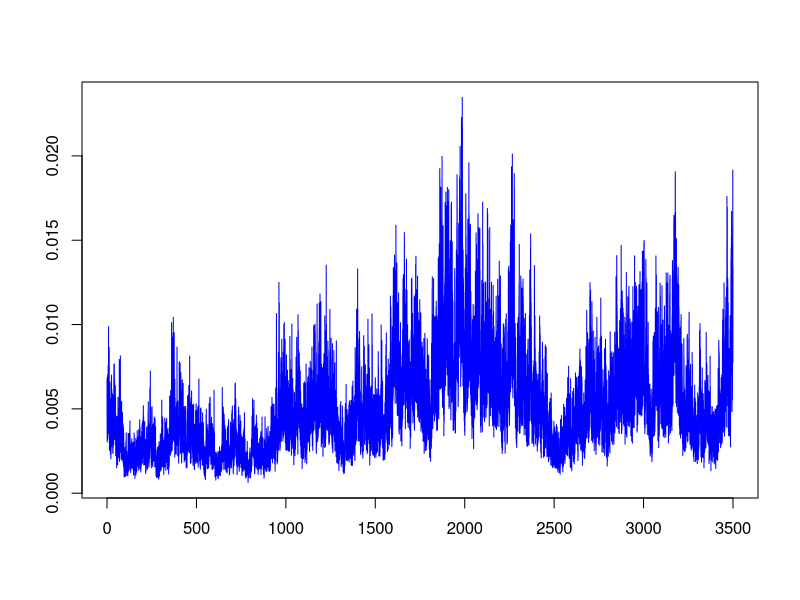
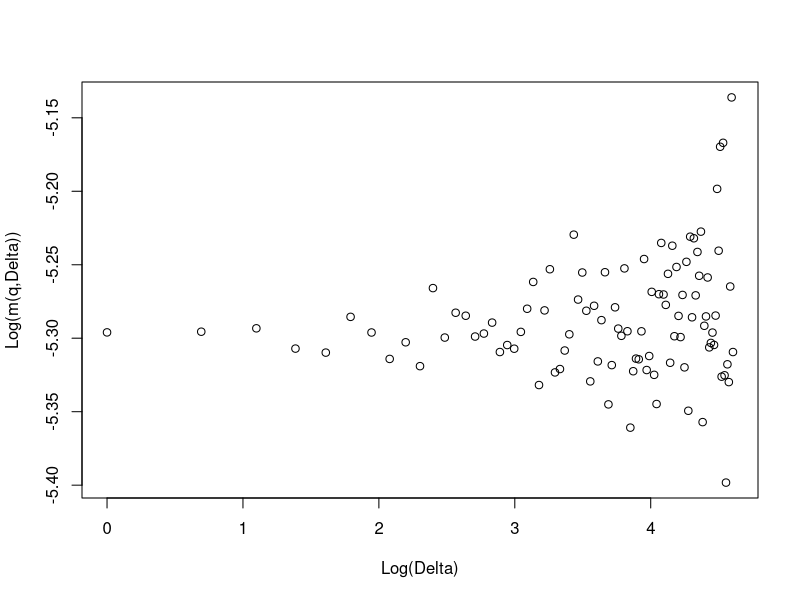

Generate these figures, in order, with R:
library(MASS)
library(tidyverse)

## Functions used throughout the document
set.seed(1)
simfbmonce <- function(n, H, T) {
  ph<- function(H, k) 1/2*(abs(k+1)^(2*H)+abs(k-1)^(2*H)-2*abs(k)^(2*H))  #autocovariance of fGn
  covmat <- matrix(data= NA, nrow =n, ncol = n)
  for (i in 1:n){
    for (j in 1:n){
      covmat[i,j]<- ph(H, abs(i-j))
    }
  }
  X <- mvrnorm(n = 1,mu = matrix(0, n, 1), Sigma = covmat)
  Y <- matrix(0,1,n)
  for (i in 2:n){
    Y[i] <- Y[i-1]+X[i]
  }
  Ychang <- Y*(T/n)^H
  return(Ychang)
} #Simulate fBm once (simtim=1)
a_plus <- function(j, lambda) {
  return(2 * pi * j + lambda)
}
a_minus <- function(j, lambda) {
  return(2 * pi * j - lambda)
}
B3_lambda_H <- function(lambda, H) {
  sum_result <- 0
  # First sum from j=1 to 3
  for (j in 1:3) {
    term1 <- (a_plus(j, lambda))^(-2 * H - 1)
    term2 <- (a_minus(j, lambda))^(-2 * H - 1)
    sum_result <- sum_result + term1 + term2
  }
  
  # Additional terms for j=3 and j=4
  term3_1 <- (a_plus(3, lambda))^(-2 * H)
  term3_2 <- (a_minus(3, lambda))^(-2 * H)
  term4_1 <- (a_plus(4, lambda))^(-2 * H)
  term4_2 <- (a_minus(4, lambda))^(-2 * H)
  
  additional_terms <- (term3_1 + term3_2 + term4_1 + term4_2) / (8 * H * pi)
  
  return(sum_result + additional_terms)
}
f_lambda <- function(lambda, H) {
  # Handle the singularity at lambda = 0
  if (lambda == 0) {
    return(Inf)  # In practice, you may want to set a very large number instead of Inf
  }
  
  gamma_term <- gamma(2 * H + 1)  # Gamma(2H + 1)
  sine_term <- sin(pi * H)  # sin(pi * H)
  cos_term <- 1 - cos(lambda)  # (1 - cos(lambda))
  
  # Compute the B3(lambda, H) term
  B3_term <- B3_lambda_H(lambda, H)
  
  # Compute the full f(lambda)
  f_result <- 2 * sine_term * gamma_term * cos_term * (abs(lambda)^(-2 * H - 1) + B3_term)
  
  return(f_result)
}
compute_a_k <- function(l, H) {
  # Generate i.i.d. standard normal random variables U^(0) and U^(1)
  U_0 <- rnorm(l)  # U^(0) for k = 0, ..., l-1
  U_1 <- rnorm(l)  # U^(1) for k = 0, ..., l-1
  t_k <- 0:l
  f_tk <- 0:l
  for (k in 0:l){
    t_k[k+1] <- pi * k/l
    f_tk[k+1] <- f_lambda(t_k[k+1],H)
  }
  
  # Initialize a_k as a vector of complex numbers
  a_k <- complex(real = rep(0, 2 * l), imaginary = rep(0, 2 * l))
  
  # Loop to compute a_k for each k = 0, ..., 2l - 1
  for (k in 0:(2 * l - 1)) {
    if (k == 0) {
      # a_0 = 0
      a_k[k + 1] <- 0
    } else if (k >= 1 && k <= (l - 1)) {
      # a_k = 1/2 * (U^(0)_(k-1) + i * U^(1)_(k-1)) * sqrt(f(t_k) / l)
      a_k[k + 1] <- 0.5 * (U_0[k] + 1i * U_1[k]) * sqrt(f_tk[k+1] / l)
    } else if (k == l) {
      # a_l = U^(0)_(l-1) * sqrt(f(t_k) / l)
      a_k[k + 1] <- U_0[l] * sqrt(f_tk[l+1] / l)
    } else {
      # a_k = 1/2 * (U^(0)_(2l-k-1) - i * U^(1)_(2l-k-1)) * sqrt(f(t_k) / l)
      a_k[k + 1] <- 0.5 * (U_0[2 * l - k] - 1i * U_1[2 * l - k]) * sqrt(f_tk[2*l-k+1] / l)
    }
  }
  
  return(a_k)
}

T <- 3500
delta <- 1/20
n <- T/delta
H <- 0.14
nu <- 0.3
m <- -5
alpha <- 5*10^(-4)
l <- n/2


#W <- simfbmonce(n,H,T)

test <- Re(fft(compute_a_k(l, H)))
X <- numeric(n)
X[1] <- test[1]
for (i in 2:n){
  X[i] <- X[i-1]+test[i]
}
W <- X*(T/n)^H

X <- numeric(n)
X[1] <- m
for (i in 2:n){
  X[i] = nu*(W[i]-W[i-1])+alpha*delta*(m-X[i-1])+X[i-1]
} #RSFV simulation
vol <- exp(X)

time <- seq(0,T, length.out = n)
plot(time, vol, type = "l", col = "blue", xlab = "", ylab = "")

U <- rnorm(T)
P <- numeric(T*1/delta)
P[1] <- 5
for (i in 1:T) {
  for (j in 1:(1/delta)) {
    idx <- (i - 1) * 1/delta + j  # Convert (n, delta) indices into a single index for P
    
    # Update P for the substep using the same U_n for all substeps in the partition
    P[idx + 1] <- P[idx] + P[idx] * X[idx] * sqrt(delta) * U[i]
  }
} #Price simulation

XDaily <- X[seq(1, length(X), by = 1/delta)]
#Estimating volatility
m <- function(q,Delta){
  volDelta <- exp(XDaily[seq(1, length(XDaily), by = Delta)])
  1/(T/Delta) *sum(abs(volDelta)^q)
}

q = 1
Delta_values <- 1:100
m_values <- sapply(Delta_values, function(Delta) m(q = q, Delta))
log_Delta <- log(Delta_values)
log_m <- log(m_values)

plot(log_Delta, log_m, xlab = "Log(Delta)", ylab = "Log(m(q,Delta))")



